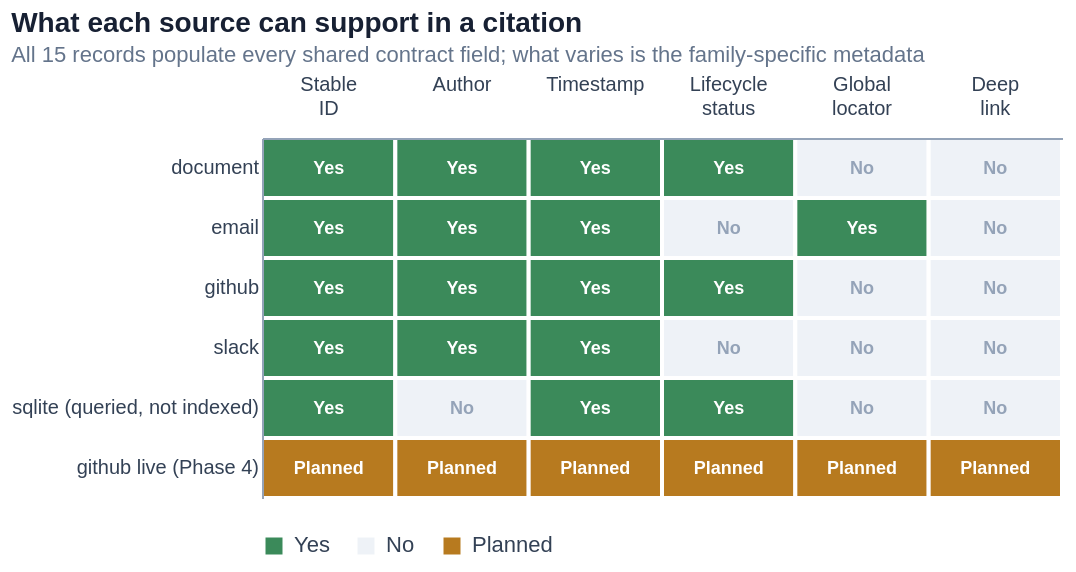

The notebook cell this image was saved under:
### Code cell
# --- Figure: what each source family can support in a citation -----------
# WHAT: the citation affordances each family actually provides.
# WHY:  a coverage chart of the SHARED contract fields is uninformative here -
#       every family populates all of them, which the assertion above already
#       proves. What genuinely varies, and what determines what a citation can
#       promise, is the family-specific metadata. This is also the baseline the
#       Phase 4 live connector must beat: it is the only source that can offer a
#       real deep link.
def has_meta(family, key):
    group = [d for d in documents if d.source_type == family]
    return bool(group) and all(d.metadata.get(key) not in (None, "") for d in group)

FAMILIES = ["document", "email", "github", "slack"]
AFFORDANCES = ["Stable ID", "Author", "Timestamp", "Lifecycle status",
               "Global locator", "Deep link"]

rows = []
for fam in FAMILIES:
    group = [d for d in documents if d.source_type == fam]
    rows.append({
        "family": fam,
        "Stable ID":        "Yes",
        "Author":           "Yes" if all(d.author for d in group) else "No",
        "Timestamp":        "Yes" if all(d.occurred_at for d in group) else "No",
        # lifecycle status: documents carry status=current/archived, github carries state
        "Lifecycle status": "Yes" if (has_meta(fam, "status") or has_meta(fam, "state")) else "No",
        # a locator that identifies the record OUTSIDE this repository
        "Global locator":   "Yes" if fam == "email" else "No",   # RFC 5322 Message-ID
        "Deep link":        "No",
    })
# Rows that are not CompanyDocuments, recorded so the picture is not misleading
rows.append({"family": "sqlite (queried,\nnot indexed)", "Stable ID": "Yes", "Author": "No",
             "Timestamp": "Yes", "Lifecycle status": "Yes", "Global locator": "No", "Deep link": "No"})
rows.append({"family": "github live\n(Phase 4)", "Stable ID": "Planned", "Author": "Planned",
             "Timestamp": "Planned", "Lifecycle status": "Planned", "Global locator": "Planned",
             "Deep link": "Planned"})

afford = pd.DataFrame(rows)
display(afford.set_index("family"))

long = afford.melt(id_vars="family", var_name="affordance", value_name="available")
AV_COLORS = {"Yes": COLORS["allow"], "No": "#EEF2F7", "Planned": COLORS["partial"]}
abase = alt.Chart(long).encode(
    x=alt.X("affordance:N", title=None, sort=AFFORDANCES,
            axis=alt.Axis(orient="top", labelAngle=0, labelFontSize=10,
                          labelExpr="split(datum.label, ' ')", labelPadding=22,
                          grid=False, ticks=False)),
    y=alt.Y("family:N", title=None, sort=list(afford.family),
            axis=alt.Axis(grid=False, ticks=False, labelFontSize=10)),
)
cov_fig = (
    abase.mark_rect(stroke="white", strokeWidth=2).encode(
        color=alt.Color("available:N",
                        scale=alt.Scale(domain=list(AV_COLORS), range=list(AV_COLORS.values())),
                        legend=alt.Legend(title=None, orient="bottom")),
        tooltip=["family", "affordance", "available"])
    + abase.mark_text(fontSize=9, fontWeight="bold").encode(
        text="available:N",
        color=alt.condition(alt.datum.available == "No", alt.value("#94A3B8"), alt.value("white")))
).properties(width=400, height=180,
             title=alt.TitleParams("What each source can support in a citation",
                                   subtitle="All 15 records populate every shared contract field; what varies is the family-specific metadata"))
save_chart(cov_fig, "3_1_citation_affordances",
           caption="Every record populates all six permission- and citation-critical contract "
                   "fields. What varies by family is what a citation can promise: only email "
                   "carries a globally unique locator, and no local source offers a deep link - "
                   "the live GitHub connector in Phase 4 will be the only one that can.")
cov_fig

### Figure 1 — Vega-Lite specification as saved in the notebook (floating-point values rounded to 4 significant figures)
{"config": {"view": {"stroke": "transparent", "continuousWidth": 520, "continuousHeight": 280}, "axis": {"labelFontSize": 11, "titleFontSize": 12, "grid": true, "gridColor": "#E2E8F0", "domainColor": "#94A3B8", "tickColor": "#94A3B8", "labelColor": "#334155", "titleColor": "#172033"}, "legend": {"labelFontSize": 11, "titleFontSize": 12, "labelColor": "#334155"}, "title": {"fontSize": 14, "anchor": "start", "color": "#172033", "subtitleFontSize": 11, "subtitleColor": "#64748B"}, "range": {"category": ["#4677A8", "#3B8A5A", "#C86445", "#B77A1F", "#7A5AA8", "#5FA8A0"]}}, "layer": [{"mark": {"type": "rect", "stroke": "white", "strokeWidth": 2}, "encoding": {"color": {"field": "available", "legend": {"orient": "bottom", "title": null}, "scale": {"domain": ["Yes", "No", "Planned"], "range": ["#3B8A5A", "#EEF2F7", "#B77A1F"]}, "type": "nominal"}, "tooltip": [{"field": "family", "type": "nominal"}, {"field": "affordance", "type": "nominal"}, {"field": "available", "type": "nominal"}], "x": {"axis": {"grid": false, "labelAngle": 0, "labelExpr": "split(datum.label, ' ')", "labelFontSize": 10, "labelPadding": 22, "orient": "top", "ticks": false}, "field": "affordance", "sort": ["Stable ID", "Author", "Timestamp", "Lifecycle status", "Global locator", "Deep link"], "title": null, "type": "nominal"}, "y": {"axis": {"grid": false, "labelFontSize": 10, "ticks": false}, "field": "family", "sort": ["document", "email", "github", "slack", "sqlite (queried,\nnot indexed)", "github live\n(Phase 4)"], "title": null, "type": "nominal"}}}, {"mark": {"type": "text", "fontSize": 9, "fontWeight": "bold"}, "encoding": {"color": {"condition": {"test": "(datum.available === 'No')", "value": "#94A3B8"}, "value": "white"}, "text": {"field": "available", "type": "nominal"}, "x": {"axis": {"grid": false, "labelAngle": 0, "labelExpr": "split(datum.label, ' ')", "labelFontSize": 10, "labelPadding": 22, "orient": "top", "ticks": false}, "field": "affordance", "sort": ["Stable ID", "Author", "Timestamp", "Lifecycle status", "Global locator", "Deep link"], "title": null, "type": "nominal"}, "y": {"axis": {"grid": false, "labelFontSize": 10, "ticks": false}, "field": "family", "sort": ["document", "email", "github", "slack", "sqlite (queried,\nnot indexed)", "github live\n(Phase 4)"], "title": null, "type": "nominal"}}}], "data": {"name": "data-44f5c0c01a2c8d0fa818648a36ffc11c"}, "height": 180, "title": {"text": "What each source can support in a citation", "subtitle": "All 15 records populate every shared contract field; what varies is the family-specific metadata"}, "width": 400, "$schema": "https://vega.github.io/schema/vega-lite/v6.4.1.json", "datasets": {"data-44f5c0c01a2c8d0fa818648a36ffc11c": [{"family": "document", "affordance": "Stable ID", "available": "Yes"}, {"family": "email", "affordance": "Stable ID", "available": "Yes"}, {"family": "github", "affordance": "Stable ID", "available": "Yes"}, {"family": "slack", "affordance": "Stable ID", "available": "Yes"}, {"family": "sqlite (queried,\nnot indexed)", "affordance": "Stable ID", "available": "Yes"}, {"family": "github live\n(Phase 4)", "affordance": "Stable ID", "available": "Planned"}, {"family": "document", "affordance": "Author", "available": "Yes"}, {"family": "email", "affordance": "Author", "available": "Yes"}, {"family": "github", "affordance": "Author", "available": "Yes"}, {"family": "slack", "affordance": "Author", "available": "Yes"}, {"family": "sqlite (queried,\nnot indexed)", "affordance": "Author", "available": "No"}, {"family": "github live\n(Phase 4)", "affordance": "Author", "available": "Planned"}, {"family": "document", "affordance": "Timestamp", "available": "Yes"}, {"family": "email", "affordance": "Timestamp", "available": "Yes"}, {"family": "github", "affordance": "Timestamp", "available": "Yes"}, {"family": "slack", "affordance": "Timestamp", "available": "Yes"}, {"family": "sqlite (queried,\nnot indexed)", "affordance": "Timestamp", "available": "Yes"}, {"family": "github live\n(Phase 4)", "affordance": "Timestamp", "available": "Planned"}, {"family": "document", "affordance": "Lifecycle status", "available": "Yes"}, {"family": "email", "affordance": "Lifecycle status", "available": "No"}, {"family": "github", "affordance": "Lifecycle status", "available": "Yes"}, {"family": "slack", "affordance": "Lifecycle status", "available": "No"}, {"family": "sqlite (queried,\nnot indexed)", "affordance": "Lifecycle status", "available": "Yes"}, {"family": "github live\n(Phase 4)", "affordance": "Lifecycle status", "available": "Planned"}, {"family": "document", "affordance": "Global locator", "available": "No"}, {"family": "email", "affordance": "Global locator", "available": "Yes"}, {"family": "github", "affordance": "Global locator", "available": "No"}, {"family": "slack", "affordance": "Global locator", "available": "No"}, {"family": "sqlite (queried,\nnot indexed)", "affordance": "Global locator", "available": "No"}, {"family": "github live\n(Phase 4)", "affordance": "Global locator", "available": "Planned"}, {"family": "document", "affordance": "Deep link", "available": "No"}, {"family": "email", "affordance": "Deep link", "available": "No"}, {"family": "github", "affordance": "Deep link", "available": "No"}, {"family": "slack", "affordance": "Deep link", "available": "No"}, {"family": "sqlite (queried,\nnot indexed)", "affordance": "Deep link", "available": "No"}, {"family": "github live\n(Phase 4)", "affordance": "Deep link", "available": "Planned"}]}}
